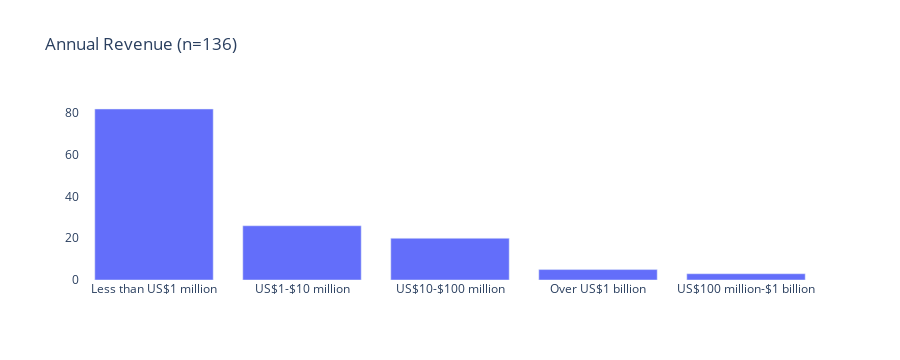

This figure's notebook cell:
### Code cell
#
# Question 4 - 'What is your organization’s annual revenue?' 
#

#drop low count categories, draw bar-chart
segments = work_df['Q4'].value_counts()[lambda x: x > 0]
single_bar_chart ( "Annual Revenue", segments )

### Figure 1 — Plotly figure (JSON) as saved in the notebook; plotly's stock layout.template omitted (floating-point values rounded to 4 significant figures)
{"data": [{"name": "Work", "type": "bar", "x": ["Less than US$1 million", "US$1-$10 million", "US$10-$100 million", "Over US$1 billion", "US$100 million-$1 billion"], "y": [82, 26, 20, 5, 3]}], "layout": {"barmode": "stack", "height": 360, "plot_bgcolor": "#FFFFFF", "title": {"text": "Annual Revenue (n=136)"}, "xaxis": {"autorange": true, "categoryorder": "total descending", "range": [-0.5, 4.5], "type": "category"}, "yaxis": {"autorange": true, "range": [0, 86.32], "type": "linear"}}}
